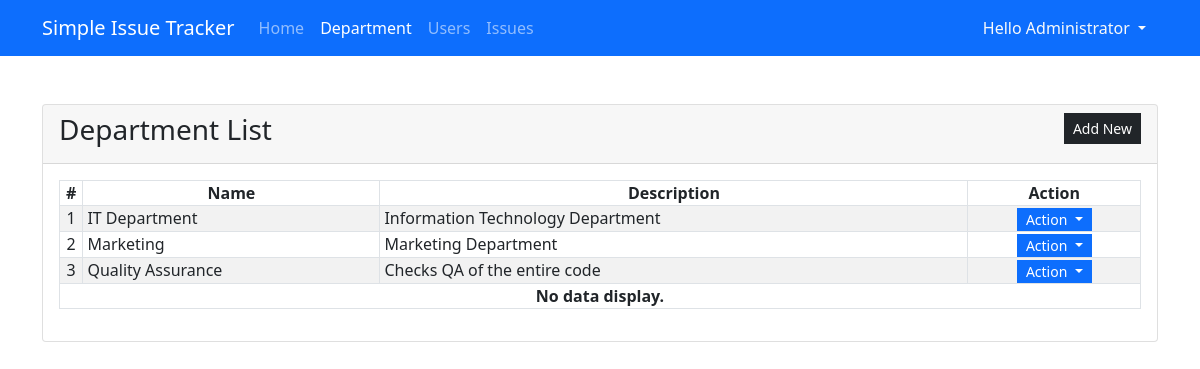
Page /?page=department (signed in) on the earlier database version.
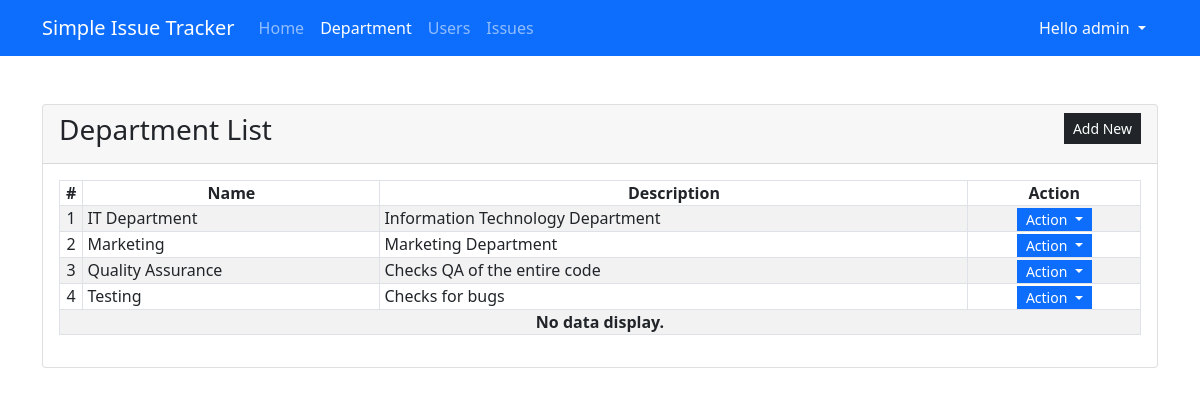
Same page on the later database version.
### tables this page shows
CREATE TABLE department_list (
            `name` TEXT NOT NULL,
            `description` TEXT NOT NULL,
            `date_created` TIMESTAMP DEFAULT CURRENT_TIMESTAMP
        );

### department.php (the view, shortened to what this page needs)
<div class="card">
    <div class="card-header d-flex justify-content-between">
        <h3 class="card-title">Department List</h3>
        <div class="card-tools align-middle">
            <button class="btn btn-dark btn-sm py-1 rounded-0" type="button" id="create_new">Add New</button>
        </div>
    </div>
    <div class="card-body">
        <table class="table table-hover table-striped table-bordered">
            <thead>
                <tr>
                    <th class="text-center p-0">#</th>
                    <th class="text-center p-0">Name</th>
                    <th class="text-center p-0">Description</th>
                    <th class="text-center p-0">Action</th>
                </tr>
            </thead>
            <tbody>
                <?php
                $sql = "SELECT *,rowid FROM `department_list` order by `name` asc";
                $qry = $conn->query($sql);
                $i = 1;
                    while($row = $qry->fetchArray()):
                ?>
                <tr>
                    <td class="text-center p-0"><?php echo $i++; ?></td>
                    <td class="py-0 px-1"><?php echo $row['name'] ?></td>
                    <td class="py-0 px-1"><?php echo $row['description'] ?></td>
                    <th class="text-center py-0 px-1">
                        <div class="btn-group" role="group">
                            <button id="btnGroupDrop1" type="button" class="btn btn-primary dropdown-toggle btn-sm rounded-0 py-0" data-bs-toggle="dropdown" aria-expanded="false">
                            Action
                            </button>
                        </div>
                    </th>
                </tr>
                <?php endwhile; ?>
                <?php if(!$qry->fetchArray()): ?>
                    <tr>
                        <th class="text-center p-0" colspan="4">No data display.</th>
                    </tr>
                <?php endif; ?>
            </tbody>
        </table>
    </div>
</div>

### index.php (shortened to what this page needs)
<?php
$page = isset($_GET['page']) ? $_GET['page'] : 'home';
?>
<!DOCTYPE html>
<html lang="en">
<head>
    <link rel="stylesheet" href="css/bootstrap.min.css">
</head>
<body>
    <main>
    <nav class="navbar navbar-dark navbar-expand-lg bg-primary">
        <div class="container">
            <a class="navbar-brand" href="#">
                Simple Issue Tracker
            </a>
            <div class="collapse navbar-collapse" id="navbarNav">
                <ul class="navbar-nav">
                    <li class="nav-item">
                        <a class="nav-link <?php echo ($page == 'home')? 'active' : '' ?>" aria-current="page" href="./">Home</a>
                    </li>
                    <?php if($_SESSION['type'] == 1): ?>
                    <li class="nav-item">
                        <a class="nav-link <?php echo ($page == 'department')? 'active' : '' ?>" aria-current="page" href="./?page=department">Department</a>
                    </li>
                    <li class="nav-item">
                        <a class="nav-link <?php echo ($page == 'users')? 'active' : '' ?>" aria-current="page" href="./?page=users">Users</a>
                    </li>
                    <?php endif; ?>
                    <li class="nav-item">
                    <a class="nav-link" href="./?page=issues">Issues</a>
                    </li>
                </ul>
            </div>
            <div>
            <div class="dropdown">
                <button class="btn btn-secondary dropdown-toggle bg-transparent  text-light border-0" type="button" id="dropdownMenuButton1" data-bs-toggle="dropdown" aria-expanded="false">
                    Hello <?php echo $_SESSION['fullname'] ?>
                </button>
            </div>
            </div>
        </div>
    </nav>
    <div class="container py-5">
        <?php
            include $page.'.php';
        ?>
    </div>
    </main>
</body>
</html>

Differences in the rows shown:
added department_list: name "Testing", description "Checks for bugs"
Other differences:
$_SESSION['fullname']: "Administrator" → "admin"
